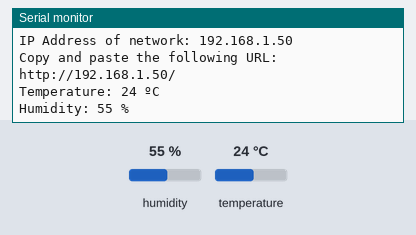
Recording of a sketch running on a simulated ESP8266 (NodeMCU). Parts: the last lines printed to the serial monitor. The inputs (shaded band) are chosen by the test bench; at power-on: humidity 55 %, temperature 24 °C. WiFi joins after 1.5 s; servers stay silent unless stated.

Above: at 2.7 s.
2.8 s: humidity set to 22 %
At 4.0 s:
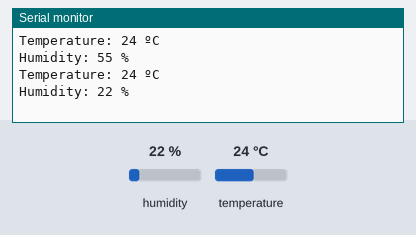
5.5 s: temperature set to 12 °C
At 6.4 s:
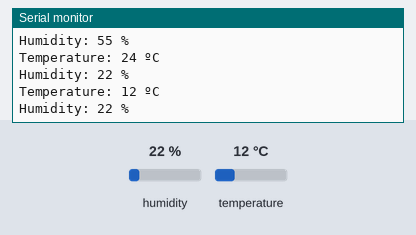
8.2 s: humidity set to 40 %
At 10.0 s:
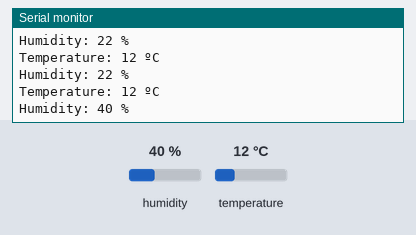
Timing chart, 0 to 11.5 s (numbered marks = the images above; inputs shaded):
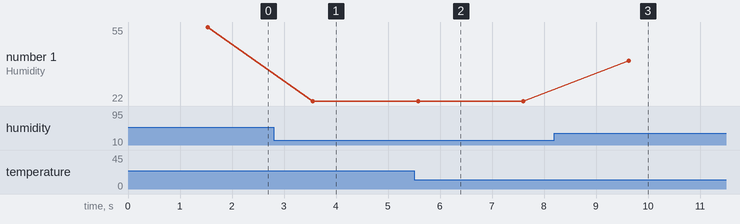

The sketch:

Lab3.ino
```cpp
#include <SimpleDHT.h>
#include <ESP8266WiFi.h>
#include <ESP8266HTTPClient.h>
#include <WiFiClient.h>

int DHTpin = 2; // Пин, к которому подключен DHT11
SimpleDHT11 dht11(DHTpin); // Создаём объект датчика

const char* ssid = "IIR_WiFi";    //  Your Wi-Fi Name
const char* password = "deeprobotics";   // Wi-Fi Password

WiFiServer server(80);

void setup() {
  Serial.begin(115200); // Инициализация Serial

  Serial.print("Connecting to the Newtork");

  WiFi.begin(ssid, password);

  while (WiFi.status() != WL_CONNECTED)

  {

    delay(500);

    Serial.print(".");

  }

  Serial.println("WiFi connected");

  server.begin();  // Starts the Server

  Serial.println("Server started");


  Serial.print("IP Address of network: "); // will IP address on Serial Monitor

  Serial.println(WiFi.localIP());

  Serial.print("Copy and paste the following URL: http://"); // Will print IP address in URL format

  Serial.print(WiFi.localIP());

  Serial.println("/");
}

void loop() {
  byte temperature = 0;
  byte humidity = 0;
  int err = dht11.read(&temperature, &humidity, NULL); // Чтение данных

  if (err == SimpleDHTErrSuccess) {
    Serial.print("Temperature: "); Serial.print((int)temperature); Serial.println(" ºC");
    Serial.print("Humidity: "); Serial.print((int)humidity); Serial.println(" %");
  } else {
    Serial.print("Failed to read from DHT11, error code: "); Serial.println(err);
  }

  delay(2000);

  WiFiClient client = server.available();

  if (!client)

  {

    return;

  }

  Serial.println("Waiting for new client");

  while(!client.available())

  {

    delay(1);

  }

//*------------------HTML Page Code---------------------*//

  client.println("HTTP/1.1 200 OK"); //

  client.println("Content-Type: text/html");

  client.println("");

  client.println("<!DOCTYPE HTML>");

  client.println("<html>");


  client.print("Temperature "); client.print((int)temperature); client.println(" ºC");
  client.println("<br><br>");
  client.print("Humidity: "); client.print((int)humidity); client.println("%");


  delay(1);

  Serial.println("Client disonnected");

  Serial.println("");
}
```

Measured:
- after the input at 2.8 s, the serial monitor: prints a new line after 0.75 s (image 1)
- after the input at 5.5 s, the serial monitor: prints a new line after 0.08 s (image 2)
- after the input at 8.2 s, the serial monitor: prints a new line after 1.4 s (image 3)
- plotted number 1: 55 → 22 after the input at 2.8 s, 22 → 40 after the input at 8.2 s
